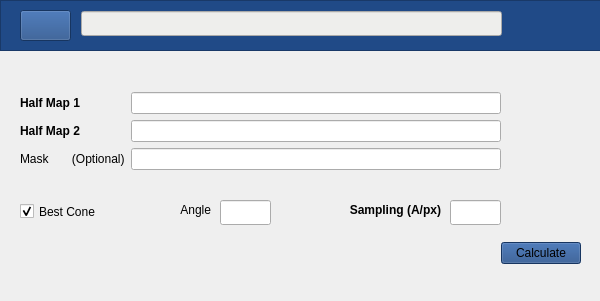
<?xml version="1.0" encoding="UTF-8"?>
<ui version="4.0">
 <class>MainWindow</class>
 <widget class="QMainWindow" name="MainWindow">
  <property name="enabled">
   <bool>true</bool>
  </property>
  <property name="geometry">
   <rect>
    <x>0</x>
    <y>0</y>
    <width>600</width>
    <height>301</height>
   </rect>
  </property>
  <property name="windowTitle">
   <string>Fourier Occupancy Shell - Directional Resolution Analysis</string>
  </property>
  <widget class="QWidget" name="centralwidget">
   <widget class="QPushButton" name="browseMap1">
    <property name="geometry">
     <rect>
      <x>520</x>
      <y>78</y>
      <width>25</width>
      <height>25</height>
     </rect>
    </property>
    <property name="cursor">
     <cursorShape>PointingHandCursor</cursorShape>
    </property>
    <property name="mouseTracking">
     <bool>false</bool>
    </property>
    <property name="toolTip">
     <string>Browse Map</string>
    </property>
    <property name="autoFillBackground">
     <bool>false</bool>
    </property>
    <property name="styleSheet">
     <string notr="true">background-color: transparent;
background: none;
border: none;
background-repeat: none;</string>
    </property>
    <property name="text">
     <string/>
    </property>
    <property name="icon">
     <iconset>
      <normaloff>:/icons/icons/open.png</normaloff>:/icons/icons/open.png</iconset>
    </property>
    <property name="iconSize">
     <size>
      <width>22</width>
      <height>22</height>
     </size>
    </property>
   </widget>
   <widget class="QPushButton" name="browseMap2">
    <property name="geometry">
     <rect>
      <x>520</x>
      <y>120</y>
      <width>25</width>
      <height>25</height>
     </rect>
    </property>
    <property name="cursor">
     <cursorShape>PointingHandCursor</cursorShape>
    </property>
    <property name="mouseTracking">
     <bool>false</bool>
    </property>
    <property name="toolTip">
     <string>Browse Map</string>
    </property>
    <property name="autoFillBackground">
     <bool>false</bool>
    </property>
    <property name="styleSheet">
     <string notr="true">background-color: transparent;
background: none;
border: none;
background-repeat: none;</string>
    </property>
    <property name="text">
     <string/>
    </property>
    <property name="icon">
     <iconset>
      <normaloff>:/icons/icons/open.png</normaloff>:/icons/icons/open.png</iconset>
    </property>
    <property name="iconSize">
     <size>
      <width>22</width>
      <height>22</height>
     </size>
    </property>
   </widget>
   <widget class="QPushButton" name="browseMask">
    <property name="geometry">
     <rect>
      <x>520</x>
      <y>160</y>
      <width>25</width>
      <height>25</height>
     </rect>
    </property>
    <property name="cursor">
     <cursorShape>PointingHandCursor</cursorShape>
    </property>
    <property name="mouseTracking">
     <bool>false</bool>
    </property>
    <property name="toolTip">
     <string>Browse Mask</string>
    </property>
    <property name="autoFillBackground">
     <bool>false</bool>
    </property>
    <property name="styleSheet">
     <string notr="true">background-color: transparent;
background: none;
border: none;
background-repeat: none;</string>
    </property>
    <property name="text">
     <string/>
    </property>
    <property name="icon">
     <iconset>
      <normaloff>:/icons/icons/open.png</normaloff>:/icons/icons/open.png</iconset>
    </property>
    <property name="iconSize">
     <size>
      <width>22</width>
      <height>22</height>
     </size>
    </property>
   </widget>
   <widget class="QPushButton" name="showChimeraMask">
    <property name="geometry">
     <rect>
      <x>560</x>
      <y>160</y>
      <width>25</width>
      <height>25</height>
     </rect>
    </property>
    <property name="cursor">
     <cursorShape>PointingHandCursor</cursorShape>
    </property>
    <property name="mouseTracking">
     <bool>false</bool>
    </property>
    <property name="toolTip">
     <string>Chimera</string>
    </property>
    <property name="autoFillBackground">
     <bool>false</bool>
    </property>
    <property name="styleSheet">
     <string notr="true">background-color: transparent;
background: none;
border: none;
background-repeat: none;</string>
    </property>
    <property name="text">
     <string/>
    </property>
    <property name="icon">
     <iconset>
      <normaloff>:/icons/icons/see.png</normaloff>:/icons/icons/see.png</iconset>
    </property>
    <property name="iconSize">
     <size>
      <width>22</width>
      <height>22</height>
     </size>
    </property>
   </widget>
   <widget class="QPushButton" name="showChimeraMap1">
    <property name="geometry">
     <rect>
      <x>560</x>
      <y>78</y>
      <width>25</width>
      <height>25</height>
     </rect>
    </property>
    <property name="cursor">
     <cursorShape>PointingHandCursor</cursorShape>
    </property>
    <property name="mouseTracking">
     <bool>false</bool>
    </property>
    <property name="toolTip">
     <string>Chimera</string>
    </property>
    <property name="autoFillBackground">
     <bool>false</bool>
    </property>
    <property name="styleSheet">
     <string notr="true">background-color: transparent;
background: none;
border: none;
background-repeat: none;</string>
    </property>
    <property name="text">
     <string/>
    </property>
    <property name="icon">
     <iconset>
      <normaloff>:/icons/icons/see.png</normaloff>:/icons/icons/see.png</iconset>
    </property>
    <property name="iconSize">
     <size>
      <width>22</width>
      <height>22</height>
     </size>
    </property>
   </widget>
   <widget class="QPushButton" name="showChimeraMap2">
    <property name="geometry">
     <rect>
      <x>560</x>
      <y>120</y>
      <width>25</width>
      <height>25</height>
     </rect>
    </property>
    <property name="cursor">
     <cursorShape>PointingHandCursor</cursorShape>
    </property>
    <property name="mouseTracking">
     <bool>false</bool>
    </property>
    <property name="toolTip">
     <string>Chimera</string>
    </property>
    <property name="autoFillBackground">
     <bool>false</bool>
    </property>
    <property name="styleSheet">
     <string notr="true">background-color: transparent;
background: none;
border: none;
background-repeat: none;</string>
    </property>
    <property name="text">
     <string/>
    </property>
    <property name="icon">
     <iconset>
      <normaloff>:/icons/icons/see.png</normaloff>:/icons/icons/see.png</iconset>
    </property>
    <property name="iconSize">
     <size>
      <width>22</width>
      <height>22</height>
     </size>
    </property>
   </widget>
   <widget class="QWidget" name="layoutWidget">
    <property name="geometry">
     <rect>
      <x>20</x>
      <y>240</y>
      <width>561</width>
      <height>27</height>
     </rect>
    </property>
    <layout class="QHBoxLayout" name="horizontalLayout">
     <item>
      <spacer name="horizontalSpacer">
       <property name="orientation">
        <enum>Qt::Horizontal</enum>
       </property>
       <property name="sizeHint" stdset="0">
        <size>
         <width>368</width>
         <height>20</height>
        </size>
       </property>
      </spacer>
     </item>
     <item>
      <widget class="QPushButton" name="ExecuteButton">
       <property name="cursor">
        <cursorShape>PointingHandCursor</cursorShape>
       </property>
       <property name="toolTip">
        <string>Launch the algorithm</string>
       </property>
       <property name="styleSheet">
        <string notr="true">background-color: rgb(52, 101, 164);
background-color: rgb(32, 74, 135);</string>
       </property>
       <property name="text">
        <string>Calculate</string>
       </property>
      </widget>
     </item>
    </layout>
   </widget>
   <widget class="QLineEdit" name="lineSampling">
    <property name="geometry">
     <rect>
      <x>450</x>
      <y>200</y>
      <width>51</width>
      <height>25</height>
     </rect>
    </property>
   </widget>
   <widget class="QLabel" name="SamplingLabel">
    <property name="geometry">
     <rect>
      <x>290</x>
      <y>200</y>
      <width>151</width>
      <height>20</height>
     </rect>
    </property>
    <property name="font">
     <font>
      <weight>75</weight>
      <bold>true</bold>
     </font>
    </property>
    <property name="toolTip">
     <string>&lt;html&gt;&lt;head/&gt;&lt;body&gt;&lt;p&gt;Sampling rate (Mandatory Parameter)&lt;/p&gt;&lt;p&gt;&lt;br/&gt;&lt;/p&gt;&lt;p&gt;&lt;span style=&quot; font-weight:400;&quot;&gt;Provide the pixel size in A/px&lt;/span&gt;&lt;/p&gt;&lt;/body&gt;&lt;/html&gt;</string>
    </property>
    <property name="text">
     <string>Sampling (A/px)</string>
    </property>
    <property name="alignment">
     <set>Qt::AlignRight|Qt::AlignTrailing|Qt::AlignVCenter</set>
    </property>
   </widget>
   <widget class="QFrame" name="Topframe">
    <property name="geometry">
     <rect>
      <x>0</x>
      <y>0</y>
      <width>601</width>
      <height>51</height>
     </rect>
    </property>
    <property name="sizePolicy">
     <sizepolicy hsizetype="Expanding" vsizetype="Fixed">
      <horstretch>0</horstretch>
      <verstretch>0</verstretch>
     </sizepolicy>
    </property>
    <property name="styleSheet">
     <string notr="true">
background-color: rgb(32, 74, 135);</string>
    </property>
    <property name="frameShape">
     <enum>QFrame::StyledPanel</enum>
    </property>
    <property name="frameShadow">
     <enum>QFrame::Raised</enum>
    </property>
    <widget class="QPushButton" name="YaleButton">
     <property name="geometry">
      <rect>
       <x>20</x>
       <y>10</y>
       <width>51</width>
       <height>31</height>
      </rect>
     </property>
     <property name="cursor">
      <cursorShape>PointingHandCursor</cursorShape>
     </property>
     <property name="mouseTracking">
      <bool>false</bool>
     </property>
     <property name="toolTip">
      <string>&lt;!DOCTYPE HTML PUBLIC &quot;-//W3C//DTD HTML 4.0//EN&quot; &quot;http://www.w3.org/TR/REC-html40/strict.dtd&quot;&gt;
&lt;html&gt;&lt;head&gt;&lt;meta name=&quot;qrichtext&quot; content=&quot;1&quot; /&gt;&lt;style type=&quot;text/css&quot;&gt;
p, li { white-space: pre-wrap; }
&lt;/style&gt;&lt;/head&gt;&lt;body style=&quot; font-family:'Ubuntu'; font-size:11pt; font-weight:400; font-style:normal;&quot;&gt;
&lt;p style=&quot; margin-top:12px; margin-bottom:12px; margin-left:0px; margin-right:0px; -qt-block-indent:0; text-indent:0px;&quot;&gt;TagareLab webpage&lt;/p&gt;&lt;/body&gt;&lt;/html&gt;</string>
     </property>
     <property name="whatsThis">
      <string>&lt;html&gt;&lt;head/&gt;&lt;body&gt;&lt;p&gt;Tagare Lab webpage&lt;/p&gt;&lt;/body&gt;&lt;/html&gt;</string>
     </property>
     <property name="styleSheet">
      <string notr="true"/>
     </property>
     <property name="text">
      <string/>
     </property>
     <property name="icon">
      <iconset>
       <normaloff>:/icons/icons/yale.png</normaloff>:/icons/icons/yale.png</iconset>
     </property>
     <property name="iconSize">
      <size>
       <width>51</width>
       <height>33</height>
      </size>
     </property>
    </widget>
    <widget class="QPushButton" name="HelpButton">
     <property name="geometry">
      <rect>
       <x>540</x>
       <y>10</y>
       <width>25</width>
       <height>25</height>
      </rect>
     </property>
     <property name="cursor">
      <cursorShape>PointingHandCursor</cursorShape>
     </property>
     <property name="mouseTracking">
      <bool>false</bool>
     </property>
     <property name="toolTip">
      <string>&lt;html&gt;&lt;head/&gt;&lt;body&gt;&lt;p&gt;Help&lt;/p&gt;&lt;/body&gt;&lt;/html&gt;</string>
     </property>
     <property name="autoFillBackground">
      <bool>false</bool>
     </property>
     <property name="styleSheet">
      <string notr="true">background-color: transparent;
background: none;
border: none;
background-repeat: none;</string>
     </property>
     <property name="text">
      <string/>
     </property>
     <property name="icon">
      <iconset>
       <normaloff>:/icons/icons/helpblue.png</normaloff>:/icons/icons/helpblue.png</iconset>
     </property>
     <property name="iconSize">
      <size>
       <width>22</width>
       <height>22</height>
      </size>
     </property>
    </widget>
    <widget class="QPushButton" name="citeButton">
     <property name="geometry">
      <rect>
       <x>570</x>
       <y>10</y>
       <width>25</width>
       <height>25</height>
      </rect>
     </property>
     <property name="cursor">
      <cursorShape>PointingHandCursor</cursorShape>
     </property>
     <property name="mouseTracking">
      <bool>false</bool>
     </property>
     <property name="toolTip">
      <string>Cite</string>
     </property>
     <property name="autoFillBackground">
      <bool>false</bool>
     </property>
     <property name="styleSheet">
      <string notr="true">background-color: transparent;
background: none;
border: none;
background-repeat: none;</string>
     </property>
     <property name="text">
      <string/>
     </property>
     <property name="icon">
      <iconset>
       <normaloff>:/icons/icons/cite.png</normaloff>:/icons/icons/cite.png</iconset>
     </property>
     <property name="iconSize">
      <size>
       <width>22</width>
       <height>22</height>
      </size>
     </property>
    </widget>
    <widget class="QLineEdit" name="linePathDir">
     <property name="geometry">
      <rect>
       <x>81</x>
       <y>11</y>
       <width>421</width>
       <height>25</height>
      </rect>
     </property>
     <property name="styleSheet">
      <string notr="true">background-color: rgb(238, 238, 236);</string>
     </property>
    </widget>
    <widget class="QPushButton" name="pathButton">
     <property name="enabled">
      <bool>true</bool>
     </property>
     <property name="geometry">
      <rect>
       <x>510</x>
       <y>10</y>
       <width>31</width>
       <height>25</height>
      </rect>
     </property>
     <property name="sizePolicy">
      <sizepolicy hsizetype="Minimum" vsizetype="Fixed">
       <horstretch>0</horstretch>
       <verstretch>0</verstretch>
      </sizepolicy>
     </property>
     <property name="baseSize">
      <size>
       <width>0</width>
       <height>0</height>
      </size>
     </property>
     <property name="cursor">
      <cursorShape>PointingHandCursor</cursorShape>
     </property>
     <property name="mouseTracking">
      <bool>false</bool>
     </property>
     <property name="toolTip">
      <string>Set Working Directory</string>
     </property>
     <property name="styleSheet">
      <string notr="true">
background-color: transparent;
background: none;
border: none;
background-repeat: none;</string>
     </property>
     <property name="text">
      <string/>
     </property>
     <property name="icon">
      <iconset>
       <normaloff>:/icons/icons/path.png</normaloff>:/icons/icons/path.png</iconset>
     </property>
     <property name="iconSize">
      <size>
       <width>22</width>
       <height>22</height>
      </size>
     </property>
    </widget>
   </widget>
   <widget class="QLineEdit" name="lineCone">
    <property name="geometry">
     <rect>
      <x>220</x>
      <y>200</y>
      <width>51</width>
      <height>25</height>
     </rect>
    </property>
   </widget>
   <widget class="QLabel" name="angleLabel">
    <property name="enabled">
     <bool>true</bool>
    </property>
    <property name="geometry">
     <rect>
      <x>160</x>
      <y>200</y>
      <width>51</width>
      <height>20</height>
     </rect>
    </property>
    <property name="font">
     <font>
      <weight>50</weight>
      <bold>false</bold>
      <underline>false</underline>
      <strikeout>false</strikeout>
     </font>
    </property>
    <property name="toolTip">
     <string>&lt;html&gt;&lt;head/&gt;&lt;body&gt;&lt;p&gt;Sampling rate (Mandatory Parameter)&lt;/p&gt;&lt;p&gt;&lt;br/&gt;&lt;/p&gt;&lt;p&gt;&lt;span style=&quot; font-weight:400;&quot;&gt;Provide the pixel size in A/px&lt;/span&gt;&lt;/p&gt;&lt;/body&gt;&lt;/html&gt;</string>
    </property>
    <property name="text">
     <string>Angle</string>
    </property>
    <property name="alignment">
     <set>Qt::AlignRight|Qt::AlignTrailing|Qt::AlignVCenter</set>
    </property>
   </widget>
   <widget class="QCheckBox" name="checkBox">
    <property name="geometry">
     <rect>
      <x>20</x>
      <y>200</y>
      <width>92</width>
      <height>23</height>
     </rect>
    </property>
    <property name="text">
     <string>Best Cone</string>
    </property>
    <property name="checked">
     <bool>true</bool>
    </property>
   </widget>
   <widget class="QWidget" name="layoutWidget">
    <property name="geometry">
     <rect>
      <x>20</x>
      <y>70</y>
      <width>481</width>
      <height>122</height>
     </rect>
    </property>
    <layout class="QGridLayout" name="gridLayout">
     <item row="0" column="0">
      <layout class="QVBoxLayout" name="verticalLayout_2">
       <item>
        <widget class="QLabel" name="Map1Label">
         <property name="font">
          <font>
           <weight>75</weight>
           <bold>true</bold>
          </font>
         </property>
         <property name="cursor">
          <cursorShape>WhatsThisCursor</cursorShape>
         </property>
         <property name="toolTip">
          <string>&lt;html&gt;&lt;head/&gt;&lt;body&gt;&lt;p&gt;Half Map 1 (Mandatory parameter)&lt;/p&gt;&lt;p&gt;&lt;span style=&quot; font-weight:400;&quot;&gt;This is one of the two half maps obtained by the Gold Standard reconstruction algorithm.&lt;/span&gt;&lt;/p&gt;&lt;p&gt;&lt;span style=&quot; font-weight:400;&quot;&gt;Accepted formats: .mrc, .map, .vol&lt;/span&gt;&lt;/p&gt;&lt;/body&gt;&lt;/html&gt;</string>
         </property>
         <property name="whatsThis">
          <string>&lt;html&gt;&lt;head/&gt;&lt;body&gt;&lt;p&gt;&lt;br/&gt;&lt;/p&gt;&lt;/body&gt;&lt;/html&gt;</string>
         </property>
         <property name="text">
          <string>Half Map 1</string>
         </property>
        </widget>
       </item>
       <item>
        <widget class="QLabel" name="Map2Label">
         <property name="font">
          <font>
           <weight>75</weight>
           <bold>true</bold>
          </font>
         </property>
         <property name="cursor">
          <cursorShape>WhatsThisCursor</cursorShape>
         </property>
         <property name="toolTip">
          <string>&lt;html&gt;&lt;head/&gt;&lt;body&gt;&lt;p&gt;Half Map 1 (Mandatory parameter)&lt;/p&gt;&lt;p&gt;&lt;span style=&quot; font-weight:400;&quot;&gt;This is the second of the two half maps obtained by the Gold Standard reconstruction algorithm.&lt;/span&gt;&lt;/p&gt;&lt;p&gt;&lt;span style=&quot; font-weight:400;&quot;&gt;Accepted formats: .mrc, .map, .vol&lt;/span&gt;&lt;/p&gt;&lt;/body&gt;&lt;/html&gt;</string>
         </property>
         <property name="whatsThis">
          <string>&lt;html&gt;&lt;head/&gt;&lt;body&gt;&lt;p&gt;&lt;br/&gt;&lt;/p&gt;&lt;/body&gt;&lt;/html&gt;</string>
         </property>
         <property name="text">
          <string>Half Map 2</string>
         </property>
        </widget>
       </item>
       <item>
        <widget class="QLabel" name="MaskLabel">
         <property name="cursor">
          <cursorShape>WhatsThisCursor</cursorShape>
         </property>
         <property name="toolTip">
          <string>&lt;html&gt;&lt;head/&gt;&lt;body&gt;&lt;p&gt;&lt;span style=&quot; font-weight:600;&quot;&gt;Mask (Optional parameter)&lt;/span&gt;&lt;/p&gt;&lt;p&gt;Provide the mask file. The directional FSC and the Fourier Shell Ocuppancy are mask dependents, as well as the Global FSC is.&lt;/p&gt;&lt;p&gt;Accepted formats: .mrc, .map, .vol&lt;/p&gt;&lt;/body&gt;&lt;/html&gt;</string>
         </property>
         <property name="text">
          <string>Mask       (Optional)</string>
         </property>
        </widget>
       </item>
      </layout>
     </item>
     <item row="0" column="1">
      <layout class="QVBoxLayout" name="verticalLayout">
       <item>
        <widget class="QLineEdit" name="lineMap1"/>
       </item>
       <item>
        <widget class="QLineEdit" name="lineMap2"/>
       </item>
       <item>
        <widget class="QLineEdit" name="lineMask"/>
       </item>
      </layout>
     </item>
    </layout>
   </widget>
  </widget>
  <widget class="QMenuBar" name="menubar">
   <property name="geometry">
    <rect>
     <x>0</x>
     <y>0</y>
     <width>600</width>
     <height>22</height>
    </rect>
   </property>
  </widget>
 </widget>
 <resources/>
 <connections/>
</ui>
